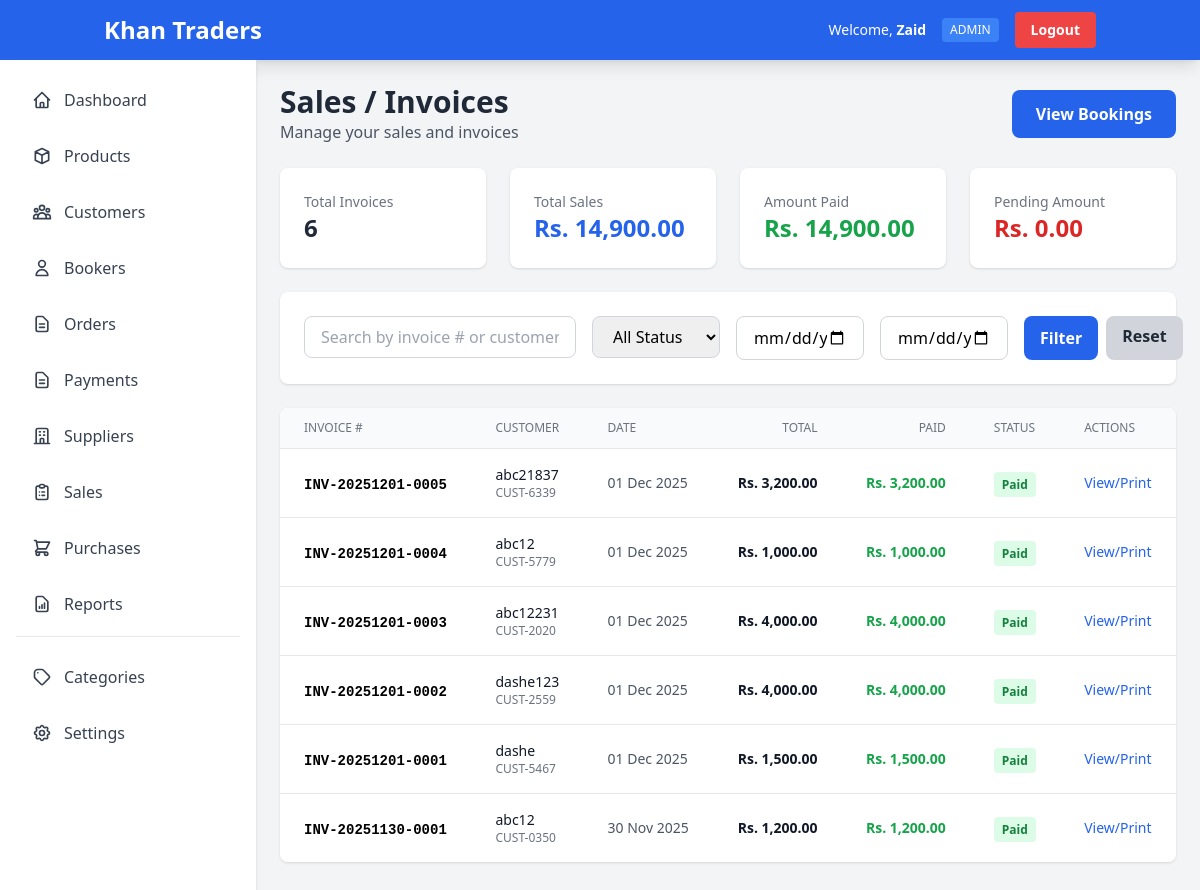
The app's page /modules/sales/list.php (signed in) with its own data.
### tables this page shows
CREATE TABLE `sales` (
  `id` int(11) NOT NULL,
  `invoice_number` varchar(50) NOT NULL,
  `customer_id` int(11) NOT NULL,
  `sale_date` date NOT NULL,
  `subtotal` decimal(10,2) NOT NULL,
  `discount` decimal(10,2) DEFAULT 0.00,
  `tax` decimal(10,2) DEFAULT 0.00,
  `total_amount` decimal(10,2) NOT NULL,
  `paid_amount` decimal(10,2) DEFAULT 0.00,
  `payment_status` enum('paid','partial','unpaid') DEFAULT 'unpaid',
  `payment_method` enum('cash','credit','bank_transfer','cheque') DEFAULT 'cash',
  `notes` text DEFAULT NULL,
  `user_id` int(11) DEFAULT NULL,
  `created_at` timestamp NOT NULL DEFAULT current_timestamp()
);

CREATE TABLE `customers` (
  `id` int(11) NOT NULL,
  `customer_code` varchar(50) NOT NULL,
  `name` varchar(200) NOT NULL,
  `business_name` varchar(200) DEFAULT NULL,
  `contact_person` varchar(100) DEFAULT NULL,
  `phone` varchar(20) DEFAULT NULL,
  `email` varchar(100) DEFAULT NULL,
  `address` text DEFAULT NULL,
  `city` varchar(100) DEFAULT NULL,
  `area` varchar(100) DEFAULT NULL,
  `credit_limit` decimal(10,2) DEFAULT 0.00,
  `current_balance` decimal(10,2) DEFAULT 0.00,
  `is_active` tinyint(1) DEFAULT 1,
  `created_at` timestamp NOT NULL DEFAULT current_timestamp(),
  `updated_at` timestamp NOT NULL DEFAULT current_timestamp() ON UPDATE current_timestamp()
);

### includes/functions.php (called while the page is built, shortened)
<?php
function formatCurrency($amount) {
    return 'Rs. ' . number_format($amount, 2);
}
function formatDate($date) {
    return date('d M Y', strtotime($date));
}
?>

### modules/sales/list.php (the view, shortened to what this page needs)
<?php
require_once '../../includes/functions.php';
$conn = getDBConnection();
$search = isset($_GET['search']) ? clean($_GET['search']) : '';
$date_from = isset($_GET['date_from']) ? $_GET['date_from'] : '';
$date_to = isset($_GET['date_to']) ? $_GET['date_to'] : '';
$where = "1=1";
$page = isset($_GET['page']) ? (int)$_GET['page'] : 1;
$perPage = 20;
$offset = ($page - 1) * $perPage;
$query = "SELECT s.*,
          c.name as customer_name,
          c.customer_code,
          u.full_name as created_by
          FROM sales s
          JOIN customers c ON s.customer_id = c.id
          LEFT JOIN users u ON s.user_id = u.id
          WHERE $where
          ORDER BY s.created_at DESC
          LIMIT $perPage OFFSET $offset";
$sales = $conn->query($query);
$statsQuery = "SELECT
               COUNT(*) as total,
               SUM(total_amount) as total_sales,
               SUM(paid_amount) as total_paid,
               SUM(total_amount - paid_amount) as total_pending
               FROM sales s WHERE $where";
$stats = $conn->query($statsQuery)->fetch_assoc();
include '../../includes/header.php';
?>
<div class="mb-6 flex items-center justify-between">
    <div>
        <h1 class="text-3xl font-bold text-gray-800">Sales / Invoices</h1>
        <p class="text-gray-600">Manage your sales and invoices</p>
    </div>
    <a href="../bookings/list.php" class="bg-blue-600 hover:bg-blue-700 text-white px-6 py-3 rounded-lg font-semibold transition">
        View Bookings
    </a>
</div>
<div class="grid grid-cols-1 md:grid-cols-4 gap-6 mb-6">
    <div class="bg-white rounded-lg shadow p-6">
        <p class="text-gray-500 text-sm">Total Invoices</p>
        <h3 class="text-2xl font-bold text-gray-800"><?php echo $stats['total']; ?></h3>
    </div>
    <div class="bg-white rounded-lg shadow p-6">
        <p class="text-gray-500 text-sm">Total Sales</p>
        <h3 class="text-2xl font-bold text-blue-600"><?php echo formatCurrency($stats['total_sales']); ?></h3>
    </div>
    <div class="bg-white rounded-lg shadow p-6">
        <p class="text-gray-500 text-sm">Amount Paid</p>
        <h3 class="text-2xl font-bold text-green-600"><?php echo formatCurrency($stats['total_paid']); ?></h3>
    </div>
    <div class="bg-white rounded-lg shadow p-6">
        <p class="text-gray-500 text-sm">Pending Amount</p>
        <h3 class="text-2xl font-bold text-red-600"><?php echo formatCurrency($stats['total_pending']); ?></h3>
    </div>
</div>
<div class="bg-white rounded-lg shadow p-6 mb-6">
    <form method="GET" action="" class="grid grid-cols-1 md:grid-cols-6 gap-4">
        <div class="md:col-span-2">
            <input type="text"
                   name="search"
                   value="<?php echo $search; ?>"
                   placeholder="Search by invoice # or customer..."
                   class="w-full px-4 py-2 border border-gray-300 rounded-lg focus:outline-none focus:ring-2 focus:ring-blue-500">
        </div>
        <div>
            <select name="status" class="w-full px-4 py-2 border border-gray-300 rounded-lg focus:outline-none focus:ring-2 focus:ring-blue-500">
                <option value="">All Status</option>
            </select>
        </div>
        <div>
            <input type="date"
                   name="date_from"
                   value="<?php echo $date_from; ?>"
                   placeholder="From Date"
                   class="w-full px-4 py-2 border border-gray-300 rounded-lg focus:outline-none focus:ring-2 focus:ring-blue-500">
        </div>
        <div>
            <input type="date"
                   name="date_to"
                   value="<?php echo $date_to; ?>"
                   placeholder="To Date"
                   class="w-full px-4 py-2 border border-gray-300 rounded-lg focus:outline-none focus:ring-2 focus:ring-blue-500">
        </div>
        <div class="flex gap-2">
            <button type="submit" class="flex-1 bg-blue-600 hover:bg-blue-700 text-white px-4 py-2 rounded-lg font-semibold transition">
                Filter
            </button>
            <a href="list.php" class="bg-gray-300 hover:bg-gray-400 text-gray-800 px-4 py-2 rounded-lg font-semibold transition">
                Reset
            </a>
        </div>
    </form>
</div>
<div class="bg-white rounded-lg shadow overflow-hidden">
    <div class="overflow-x-auto">
        <table class="w-full">
            <thead class="bg-gray-50 border-b">
                <tr>
                    <th class="px-6 py-3 text-left text-xs font-medium text-gray-500 uppercase">Invoice #</th>
                    <th class="px-6 py-3 text-left text-xs font-medium text-gray-500 uppercase">Customer</th>
                    <th class="px-6 py-3 text-left text-xs font-medium text-gray-500 uppercase">Date</th>
                    <th class="px-6 py-3 text-right text-xs font-medium text-gray-500 uppercase">Total</th>
                    <th class="px-6 py-3 text-right text-xs font-medium text-gray-500 uppercase">Paid</th>
                    <th class="px-6 py-3 text-left text-xs font-medium text-gray-500 uppercase">Status</th>
                    <th class="px-6 py-3 text-left text-xs font-medium text-gray-500 uppercase">Actions</th>
                </tr>
            </thead>
            <tbody class="bg-white divide-y divide-gray-200">
                <?php if ($sales->num_rows > 0): ?>
                    <?php while ($sale = $sales->fetch_assoc()): ?>
                        <tr class="hover:bg-gray-50">
                            <td class="px-6 py-4 whitespace-nowrap">
                                <span class="font-mono text-sm font-semibold"><?php echo $sale['invoice_number']; ?></span>
                            </td>
                            <td class="px-6 py-4">
                                <div class="text-sm font-medium text-gray-900"><?php echo $sale['customer_name']; ?></div>
                                <div class="text-xs text-gray-500"><?php echo $sale['customer_code']; ?></div>
                            </td>
                            <td class="px-6 py-4 whitespace-nowrap text-sm text-gray-600">
                                <?php echo formatDate($sale['sale_date']); ?>
                            </td>
                            <td class="px-6 py-4 whitespace-nowrap text-sm font-semibold text-gray-900 text-right">
                                <?php echo formatCurrency($sale['total_amount']); ?>
                            </td>
                            <td class="px-6 py-4 whitespace-nowrap text-sm font-semibold text-green-600 text-right">
                                <?php echo formatCurrency($sale['paid_amount']); ?>
                            </td>
                            <td class="px-6 py-4 whitespace-nowrap">
                                <?php
                                $statusColors = [
                                    'paid' => 'bg-green-100 text-green-700',
                                    'partial' => 'bg-yellow-100 text-yellow-700',
                                    'unpaid' => 'bg-red-100 text-red-700'
                                ];
                                $statusClass = $statusColors[$sale['payment_status']] ?? 'bg-gray-100 text-gray-700';
                                ?>
                                <span class="<?php echo $statusClass; ?> px-2 py-1 rounded text-xs font-semibold">
                                    <?php echo ucfirst($sale['payment_status']); ?>
                                </span>
                            </td>
                            <td class="px-6 py-4 whitespace-nowrap text-sm">
                                <a href="invoice_print.php?id=<?php echo $sale['id']; ?>"
                                   class="text-blue-600 hover:text-blue-900">View/Print</a>
                            </td>
                        </tr>
                    <?php endwhile; ?>
                <?php endif; ?>
            </tbody>
        </table>
    </div>
</div>
<?php
include '../../includes/footer.php';
?>

### records on screen
sales: invoice_number "INV-20251201-0005", customer.name "abc21837", customer.customer_code "CUST-6339", sale_date "01 Dec 2025", total_amount "Rs. 3,200.00", paid_amount "Rs. 3,200.00", payment_status "Paid"
sales: invoice_number "INV-20251201-0004", customer.name "abc12", customer.customer_code "CUST-5779", sale_date "01 Dec 2025", total_amount "Rs. 1,000.00", paid_amount "Rs. 1,000.00", payment_status "Paid"
sales: invoice_number "INV-20251201-0003", customer.name "abc12231", customer.customer_code "CUST-2020", sale_date "01 Dec 2025", total_amount "Rs. 4,000.00", paid_amount "Rs. 4,000.00", payment_status "Paid"
sales: invoice_number "INV-20251201-0002", customer.name "dashe123", customer.customer_code "CUST-2559", sale_date "01 Dec 2025", total_amount "Rs. 4,000.00", paid_amount "Rs. 4,000.00", payment_status "Paid"
sales: invoice_number "INV-20251201-0001", customer.name "dashe", customer.customer_code "CUST-5467", sale_date "01 Dec 2025", total_amount "Rs. 1,500.00", paid_amount "Rs. 1,500.00", payment_status "Paid"
sales: invoice_number "INV-20251130-0001", customer.name "abc12", customer.customer_code "CUST-0350", sale_date "30 Nov 2025", total_amount "Rs. 1,200.00", paid_amount "Rs. 1,200.00", payment_status "Paid"

### other values on screen
APP_NAME "Khan Traders"
$_SESSION['full_name'] "Zaid"
$_SESSION['role'] "ADMIN"
$stats['total'] "6"
formatCurrency($stats['total_sales']) "Rs. 14,900.00"
formatCurrency($stats['total_paid']) "Rs. 14,900.00"
formatCurrency($stats['total_pending']) "Rs. 0.00"
